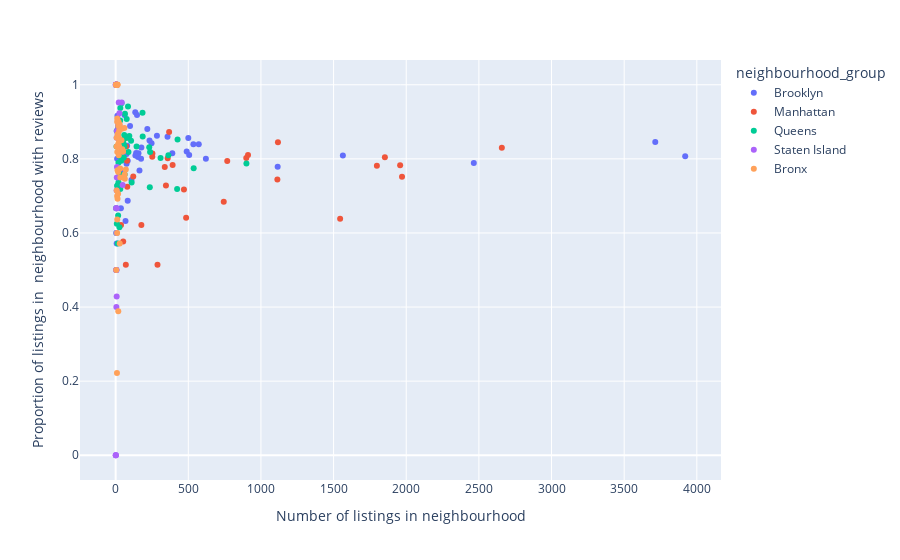

Source (notebook cell):
### Code cell
fig = px.scatter(reviews_neigh_group, x = 'total', y = 'prop_reviews',
                hover_name = 'neighbourhood', color = 'neighbourhood_group',
                labels = {'total': 'Number of listings in neighbourhood', 
                          'prop_reviews': 'Proportion of listings in \nneighbourhood with reviews'})
fig.show()

### Figure 1 — Plotly figure (JSON) as saved in the notebook; plotly's stock layout.template omitted (floating-point values rounded to 4 significant figures)
{"data": [{"hovertemplate": "<b>%{hovertext}</b><br><br>neighbourhood_group=Brooklyn<br>Number of listings in neighbourhood=%{x}<br>Proportion of listings in \nneighbourhood with reviews=%{y}<extra></extra>", "hovertext": ["Kensington", "Clinton Hill", "Bedford-Stuyvesant", "South Slope", "Williamsburg", "Fort Greene", "Crown Heights", "Park Slope", "Windsor Terrace", "Greenpoint", "Bushwick", "Flatbush", "Prospect-Lefferts Gardens", "Prospect Heights", "Brooklyn Heights", "Carroll Gardens", "Gowanus", "Flatlands", "Cobble Hill", "Boerum Hill", "DUMBO", "East Flatbush", "Gravesend", "East New York", "Sheepshead Bay", "Fort Hamilton", "Bensonhurst", "Sunset Park", "Brighton Beach", "Cypress Hills", "Bay Ridge", "Columbia St", "Vinegar Hill", "Canarsie", "Borough Park", "Downtown Brooklyn", "Midwood", "Red Hook", "Dyker Heights", "Sea Gate", "Navy Yard", "Brownsville", "Manhattan Beach", "Bergen Beach", "Coney Island", "Bath Beach", "Mill Basin"], "legendgroup": "Brooklyn", "marker": {"color": "#636efa", "symbol": "circle"}, "mode": "markers", "name": "Brooklyn", "orientation": "v", "showlegend": true, "type": "scatter", "x": [175, 572, 3714, 284, 3920, 489, 1564, 506, 157, 1115, 2465, 621, 535, 357, 154, 233, 247, 83, 99, 177, 36, 500, 68, 218, 164, 55, 75, 390, 75, 135, 141, 42, 34, 147, 136, 83, 109, 79, 12, 7, 14, 61, 8, 10, 17, 17, 4], "xaxis": "x", "y": [0.8, 0.8392, 0.8457, 0.8627, 0.8069, 0.82, 0.8088, 0.8103, 0.8153, 0.7785, 0.7886, 0.8003, 0.8393, 0.8599, 0.8052, 0.8498, 0.8421, 0.7952, 0.8889, 0.8305, 0.6667, 0.856, 0.6324, 0.8807, 0.7683, 0.8182, 0.8133, 0.8154, 0.7867, 0.9259, 0.8156, 0.8333, 0.7647, 0.9184, 0.8088, 0.6867, 0.7431, 0.8354, 0.9167, 0.5714, 0.8571, 0.918, 0.875, 0.8, 0.8824, 0.8824, 1], "yaxis": "y"}, {"hovertemplate": "<b>%{hovertext}</b><br><br>neighbourhood_group=Manhattan<br>Number of listings in neighbourhood=%{x}<br>Proportion of listings in \nneighbourhood with reviews=%{y}<extra></extra>", "hovertext": ["Midtown", "Harlem", "East Harlem", "Murray Hill", "Hell's Kitchen", "Upper West Side", "Chinatown", "West Village", "Chelsea", "Inwood", "East Village", "Lower East Side", "Kips Bay", "SoHo", "Upper East Side", "Washington Heights", "Financial District", "Morningside Heights", "NoHo", "Flatiron District", "Roosevelt Island", "Greenwich Village", "Little Italy", "Two Bridges", "Nolita", "Gramercy", "Theater District", "Tribeca", "Battery Park City", "Civic Center", "Stuyvesant Town", "Marble Hill"], "legendgroup": "Manhattan", "marker": {"color": "#EF553B", "symbol": "circle"}, "mode": "markers", "name": "Manhattan", "orientation": "v", "showlegend": true, "type": "scatter", "x": [1545, 2658, 1117, 485, 1958, 1971, 368, 768, 1113, 252, 1853, 911, 470, 358, 1798, 899, 744, 346, 78, 80, 77, 392, 121, 72, 253, 338, 288, 177, 70, 52, 37, 12], "xaxis": "x", "y": [0.6382, 0.8299, 0.8451, 0.6412, 0.7824, 0.7519, 0.8723, 0.7943, 0.7439, 0.8056, 0.8041, 0.8101, 0.717, 0.8017, 0.7814, 0.802, 0.6841, 0.7283, 0.7949, 0.725, 0.8571, 0.7832, 0.7521, 0.8333, 0.8142, 0.7781, 0.5139, 0.6215, 0.5143, 0.5769, 0.6216, 0.8333], "yaxis": "y"}, {"hovertemplate": "<b>%{hovertext}</b><br><br>neighbourhood_group=Queens<br>Number of listings in neighbourhood=%{x}<br>Proportion of listings in \nneighbourhood with reviews=%{y}<extra></extra>", "hovertext": ["Long Island City", "Woodside", "Flushing", "Sunnyside", "Ridgewood", "Jamaica", "Middle Village", "Ditmars Steinway", "Astoria", "Queens Village", "Rockaway Beach", "Forest Hills", "Elmhurst", "Jackson Heights", "St. Albans", "Rego Park", "Briarwood", "Ozone Park", "East Elmhurst", "Arverne", "Cambria Heights", "Bayside", "Kew Gardens", "College Point", "Glendale", "Richmond Hill", "Bellerose", "Maspeth", "Woodhaven", "Kew Gardens Hills", "Bay Terrace", "Whitestone", "Bayswater", "Fresh Meadows", "Springfield Gardens", "Howard Beach", "Belle Harbor", "Jamaica Estates", "Far Rockaway", "South Ozone Park", "Corona", "Neponsit", "Laurelton", "Holliswood", "Rosedale", "Edgemere", "Jamaica Hills", "Hollis", "Douglaston", "Little Neck", "Breezy Point"], "legendgroup": "Queens", "marker": {"color": "#00cc96", "symbol": "circle"}, "mode": "markers", "name": "Queens", "orientation": "v", "showlegend": true, "type": "scatter", "x": [537, 235, 426, 363, 423, 231, 31, 309, 900, 60, 56, 144, 237, 186, 76, 106, 56, 62, 185, 77, 26, 39, 32, 19, 54, 94, 14, 110, 88, 26, 6, 11, 17, 32, 85, 20, 8, 19, 29, 40, 64, 3, 18, 4, 59, 11, 8, 14, 8, 5, 3], "xaxis": "x", "y": [0.7747, 0.7234, 0.8521, 0.8099, 0.7187, 0.8312, 0.9032, 0.8026, 0.7878, 0.8333, 0.8393, 0.8333, 0.8186, 0.8602, 0.9079, 0.8491, 0.8036, 0.7581, 0.9243, 0.8571, 0.6154, 0.7949, 0.7188, 0.7895, 0.8519, 0.8617, 0.5714, 0.7364, 0.8182, 0.8077, 0.8333, 0.7273, 0.6471, 0.9375, 0.9412, 0.75, 0.625, 0.7368, 0.7586, 0.95, 0.9219, 1, 0.8889, 0.5, 0.8644, 0.7273, 0.875, 0.7143, 1, 0.6, 0.6667], "yaxis": "y"}, {"hovertemplate": "<b>%{hovertext}</b><br><br>neighbourhood_group=Staten Island<br>Number of listings in neighbourhood=%{x}<br>Proportion of listings in \nneighbourhood with reviews=%{y}<extra></extra>", "hovertext": ["St. George", "Tompkinsville", "Emerson Hill", "Shore Acres", "Arrochar", "Clifton", "Graniteville", "Stapleton", "New Springville", "Tottenville", "Mariners Harbor", "Concord", "Port Richmond", "Woodrow", "Eltingville", "Lighthouse Hill", "West Brighton", "Great Kills", "Dongan Hills", "Castleton Corners", "Randall Manor", "Todt Hill", "Silver Lake", "Grymes Hill", "New Brighton", "Midland Beach", "Richmondtown", "Howland Hook", "New Dorp Beach", "Prince's Bay", "South Beach", "Oakwood", "Huguenot", "Grant City", "Westerleigh", "Bay Terrace, Staten Island", "Fort Wadsworth", "Rosebank", "Arden Heights", "Bull's Head", "New Dorp", "Rossville", "Willowbrook"], "legendgroup": "Staten Island", "marker": {"color": "#ab63fa", "symbol": "circle"}, "mode": "markers", "name": "Staten Island", "orientation": "v", "showlegend": true, "type": "scatter", "x": [48, 42, 5, 7, 21, 15, 3, 27, 8, 7, 8, 26, 9, 1, 3, 2, 18, 10, 7, 4, 19, 4, 2, 7, 5, 6, 1, 2, 5, 4, 8, 5, 3, 6, 2, 2, 1, 7, 4, 6, 1, 1, 1], "xaxis": "x", "y": [0.7292, 0.9524, 0.6, 0.4286, 0.9524, 0.8667, 1, 0.8889, 0.75, 0.7143, 0.875, 0.9231, 0.7778, 0, 0.6667, 1, 0.8889, 1, 1, 0.5, 0.8947, 1, 1, 0.8571, 1, 0.6667, 1, 1, 0.4, 0.5, 1, 1, 1, 0.6667, 1, 1, 0, 1, 1, 0.5, 0, 1, 1], "yaxis": "y"}, {"hovertemplate": "<b>%{hovertext}</b><br><br>neighbourhood_group=Bronx<br>Number of listings in neighbourhood=%{x}<br>Proportion of listings in \nneighbourhood with reviews=%{y}<extra></extra>", "hovertext": ["Highbridge", "Clason Point", "Eastchester", "Kingsbridge", "Woodlawn", "University Heights", "Allerton", "Concourse Village", "Concourse", "Wakefield", "Spuyten Duyvil", "Mott Haven", "Longwood", "Morris Heights", "Port Morris", "Fieldston", "Mount Eden", "City Island", "Williamsbridge", "Soundview", "Co-op City", "Parkchester", "North Riverdale", "Bronxdale", "Riverdale", "Norwood", "Claremont Village", "Fordham", "Mount Hope", "Van Nest", "Morris Park", "Tremont", "East Morrisania", "Hunts Point", "Pelham Bay", "Throgs Neck", "West Farms", "Morrisania", "Pelham Gardens", "Belmont", "Baychester", "Melrose", "Schuylerville", "Castle Hill", "Olinville", "Edenwald", "Westchester Square", "Unionport"], "legendgroup": "Bronx", "marker": {"color": "#FFA15A", "symbol": "circle"}, "mode": "markers", "name": "Bronx", "orientation": "v", "showlegend": true, "type": "scatter", "x": [27, 21, 13, 70, 11, 21, 42, 32, 50, 50, 4, 60, 62, 17, 46, 12, 6, 18, 40, 15, 2, 39, 10, 19, 11, 31, 28, 63, 20, 11, 15, 11, 10, 18, 17, 24, 2, 18, 28, 24, 7, 10, 13, 9, 4, 13, 10, 7], "xaxis": "x", "y": [0.8519, 0.8571, 0.7692, 0.7714, 1, 0.8095, 0.881, 0.75, 0.82, 0.82, 1, 0.8833, 0.7581, 0.7059, 0.8261, 1, 0.8333, 0.8333, 0.85, 0.8667, 1, 0.8205, 0.6, 0.8421, 0.6364, 0.7742, 0.5714, 0.746, 0.9, 0.8182, 0.8667, 0.9091, 1, 0.8889, 0.7647, 0.875, 1, 0.3889, 0.8929, 0.8333, 0.8571, 0.7, 1, 0.2222, 0.5, 0.6923, 0.9, 0.7143], "yaxis": "y"}], "layout": {"legend": {"title": {"text": "neighbourhood_group"}, "tracegroupgap": 0}, "margin": {"t": 60}, "xaxis": {"anchor": "y", "domain": [0, 1], "title": {"text": "Number of listings in neighbourhood"}}, "yaxis": {"anchor": "x", "domain": [0, 1], "title": {"text": "Proportion of listings in \nneighbourhood with reviews"}}}}
